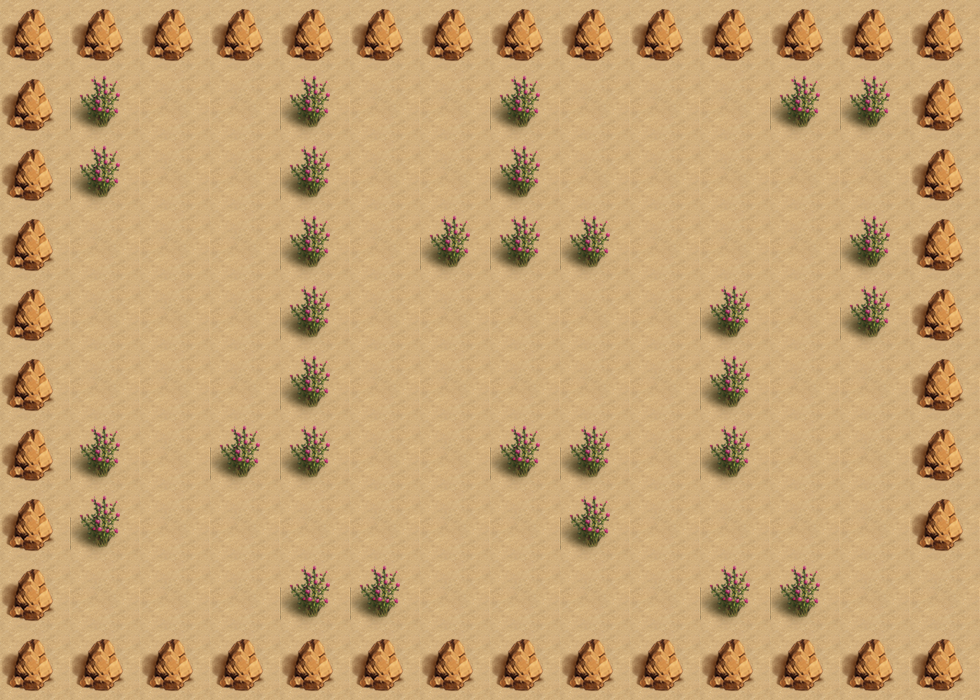

A 2D game scene composited from a Tiled map and its tileset images. What follows is a short description and the map's XML, with each tile layer's data collapsed to a summary:
An orthogonal 14x10 tile map with 70x70 px tiles, 2 tile layers (bgLayer, walkLayer) and 10 objects (player, key, exit, box_3, box_1, ...).

<map version="1.0" orientation="orthogonal" renderorder="right-down" width="14" height="10" tilewidth="70" tileheight="70" nextobjectid="15">
 <tileset firstgid="1" name="map" tilewidth="70" tileheight="70" tilecount="4">
  <image source="map.png" width="140" height="140" />
 </tileset>
 <layer name="bgLayer" width="14" height="10">
  <data>[140 cells, 140 non-empty, 1 distinct tile ids]</data>
 </layer>
 <layer name="walkLayer" width="14" height="10">
  <data>[140 cells, 73 non-empty, 2 distinct tile ids]</data>
 </layer>
 <objectgroup name="object0">
  <object id="1" name="player" x="840" y="560" width="70" height="70">
   <properties>
    <property name="hp" value="200" />
    <property name="lv" value="10" />
    <property name="speed" value="120" />
   </properties>
  </object>
 </objectgroup>
 <objectgroup name="object1">
  <object id="2" name="key" x="210" y="140" width="70" height="70" />
  <object id="3" name="exit" x="420" y="70" width="70" height="70" />
 </objectgroup>
 <objectgroup name="object2">
  <object id="4" name="box_3" x="420" y="140" width="70" height="70" />
  <object id="6" name="box_1" x="700" y="140" width="70" height="70" />
  <object id="8" name="box_2" x="210" y="280" width="70" height="70" />
 </objectgroup>
 <objectgroup name="object4">
  <object id="14" name="monster_0" x="490" y="350" width="70" height="70">
   <properties>
    <property name="dirX" value="0" />
    <property name="dirY" value="-1" />
    <property name="path" value="monster_2.png" />
    <property name="reverse" value="-2" />
    <property name="speed" value="100" />
   </properties>
  </object>
 </objectgroup>
 <objectgroup name="object3">
  <object id="11" name="trap_2" x="70" y="350" width="70" height="70" />
  <object id="12" name="trap_3" x="560" y="70" width="70" height="70" />
  <object id="13" name="trap_1" x="840" y="140" width="70" height="70" />
 </objectgroup>
</map>
